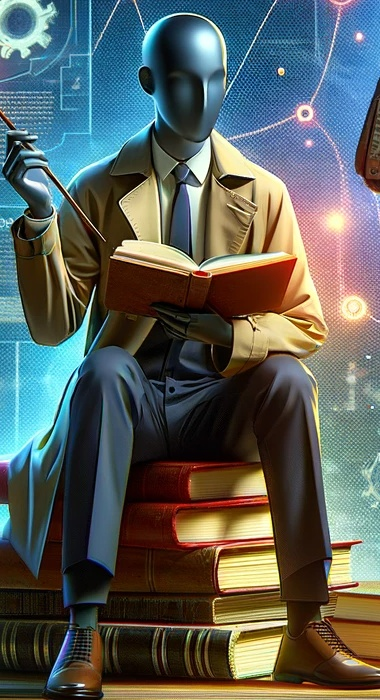
#> input picture sample_out_cropped.jpg, 380 x 700 px
$ python Drawing.py
#> lines starting #> are read from the running program, lines starting #| are printed output that depends on the picture
import cv2 as cv
import os


# Read image
img = cv.imread(os.path.join('.', 'sample_out_cropped.jpg'))
#> img is the input picture: shape (700, 380, 3); mean B, G, R 91.6, 96.1, 90

# Draw Line
cv.line(img, pt1=(100,150), pt2=(300,600), color=(255,0,0),thickness= 4)

# Draw Rectangle
cv.rectangle(img, pt1=(50,50),pt2=(100,200),color=(0,0,255),thickness=-1)

# Draw Circle
cv.circle(img, radius=70, center=(190,80),color=(200,255,100), thickness=7)

# Draw Text
cv.putText(img,
           text="A sentinal", org=(0,500),
           fontFace=cv.FONT_HERSHEY_DUPLEX, fontScale=1.5,
           color=(0,0,0), thickness=8)
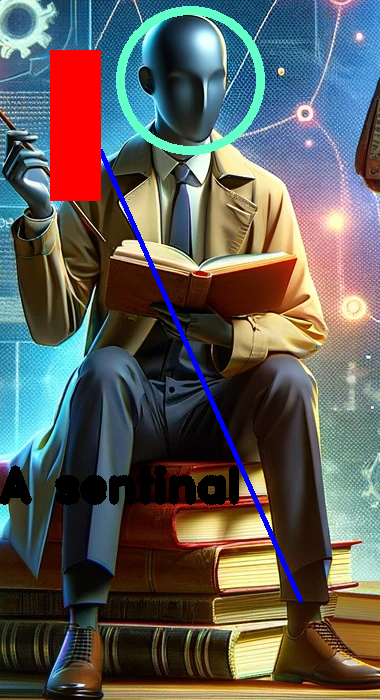
#> img: shape (700, 380, 3); mean B, G, R 88.7, 92.7, 94.2

cv.imshow('Original image', img)
cv.waitKey(0)
cv.destroyAllWindows()
